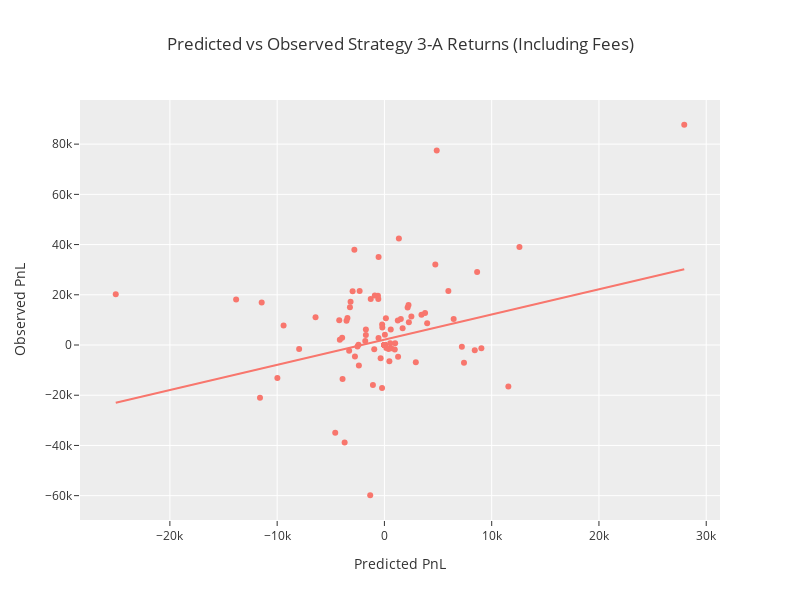

Write notebook code for a chart like this one.
### Code cell
fig = px.scatter(
    p3D_pdf.rename(columns={
        'pnl': 'Observed PnL',
        'pnl_pred': 'Predicted PnL',
    }),
    y='Observed PnL',
    x='Predicted PnL',
    template=plotly_template,
    trendline='ols',
    title='Predicted vs Observed Strategy 3-A Returns (Including Fees)',
    height=600,
    width=800,
)
# fig.update_xaxes(
#     scaleanchor="y",
#     scaleratio=6.,
# )
fig

### Figure 1 — Plotly figure (JSON) as saved in the notebook; plotly's stock layout.template omitted (floating-point values rounded to 4 significant figures; data arrays with more than 128 entries replaced by an {"elided": "..."} marker saying what was removed)
{"data": [{"hovertemplate": "Predicted PnL=%{x}<br>Observed PnL=%{y}<extra></extra>", "legendgroup": "", "marker": {"color": "#F8766D", "symbol": "circle"}, "mode": "markers", "name": "", "orientation": "v", "showlegend": false, "type": "scatter", "x": {"elided": "278 float values"}, "xaxis": "x", "y": {"elided": "278 float values"}, "yaxis": "y"}, {"hovertemplate": "<b>OLS trendline</b><br>Observed PnL = 1.00371 * Predicted PnL + 2118.69<br>R<sup>2</sup>=0.091624<br><br>Predicted PnL=%{x}<br>Observed PnL=%{y} <b>(trend)</b><extra></extra>", "legendgroup": "", "marker": {"color": "#F8766D", "symbol": "circle"}, "mode": "lines", "name": "", "showlegend": false, "type": "scatter", "x": {"elided": "267 float values"}, "xaxis": "x", "y": {"elided": "267 float values"}, "yaxis": "y"}], "layout": {"height": 600, "legend": {"tracegroupgap": 0}, "title": {"text": "Predicted vs Observed Strategy 3-A Returns (Including Fees)"}, "width": 800, "xaxis": {"anchor": "y", "autorange": true, "domain": [0, 1], "range": [-28380.0, 31280.0], "title": {"text": "Predicted PnL"}, "type": "linear"}, "yaxis": {"anchor": "x", "autorange": true, "domain": [0, 1], "range": [-69700.0, 97580.0], "title": {"text": "Observed PnL"}, "type": "linear"}}}
